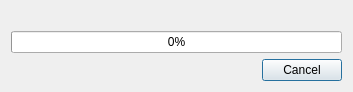
<?xml version="1.0" encoding="UTF-8"?>
<ui version="4.0">
 <class>LayerUploadProgressDialog</class>
 <widget class="QDialog" name="LayerUploadProgressDialog">
  <property name="geometry">
   <rect>
    <x>0</x>
    <y>0</y>
    <width>353</width>
    <height>87</height>
   </rect>
  </property>
  <property name="sizePolicy">
   <sizepolicy hsizetype="Preferred" vsizetype="Fixed">
    <horstretch>0</horstretch>
    <verstretch>0</verstretch>
   </sizepolicy>
  </property>
  <property name="windowTitle">
   <string>Layer Upload Progress</string>
  </property>
  <layout class="QGridLayout" name="gridLayout">
   <item row="0" column="0">
    <widget class="QLabel" name="lbl_info">
     <property name="sizePolicy">
      <sizepolicy hsizetype="Preferred" vsizetype="Fixed">
       <horstretch>0</horstretch>
       <verstretch>0</verstretch>
      </sizepolicy>
     </property>
     <property name="text">
      <string/>
     </property>
    </widget>
   </item>
   <item row="1" column="0">
    <widget class="QProgressBar" name="pg_bar">
     <property name="value">
      <number>0</number>
     </property>
     <property name="textVisible">
      <bool>true</bool>
     </property>
     <property name="invertedAppearance">
      <bool>false</bool>
     </property>
    </widget>
   </item>
   <item row="2" column="0">
    <widget class="QDialogButtonBox" name="buttonBox">
     <property name="orientation">
      <enum>Qt::Horizontal</enum>
     </property>
     <property name="standardButtons">
      <set>QDialogButtonBox::Cancel</set>
     </property>
    </widget>
   </item>
  </layout>
 </widget>
 <resources/>
 <connections>  
  <connection>
   <sender>buttonBox</sender>
   <signal>rejected()</signal>
   <receiver>LayerUploadProgressDialog</receiver>
   <slot>reject()</slot>
   <hints>
    <hint type="sourcelabel">
     <x>316</x>
     <y>260</y>
    </hint>
    <hint type="destinationlabel">
     <x>286</x>
     <y>274</y>
    </hint>
   </hints>
  </connection>
 </connections>
</ui>
